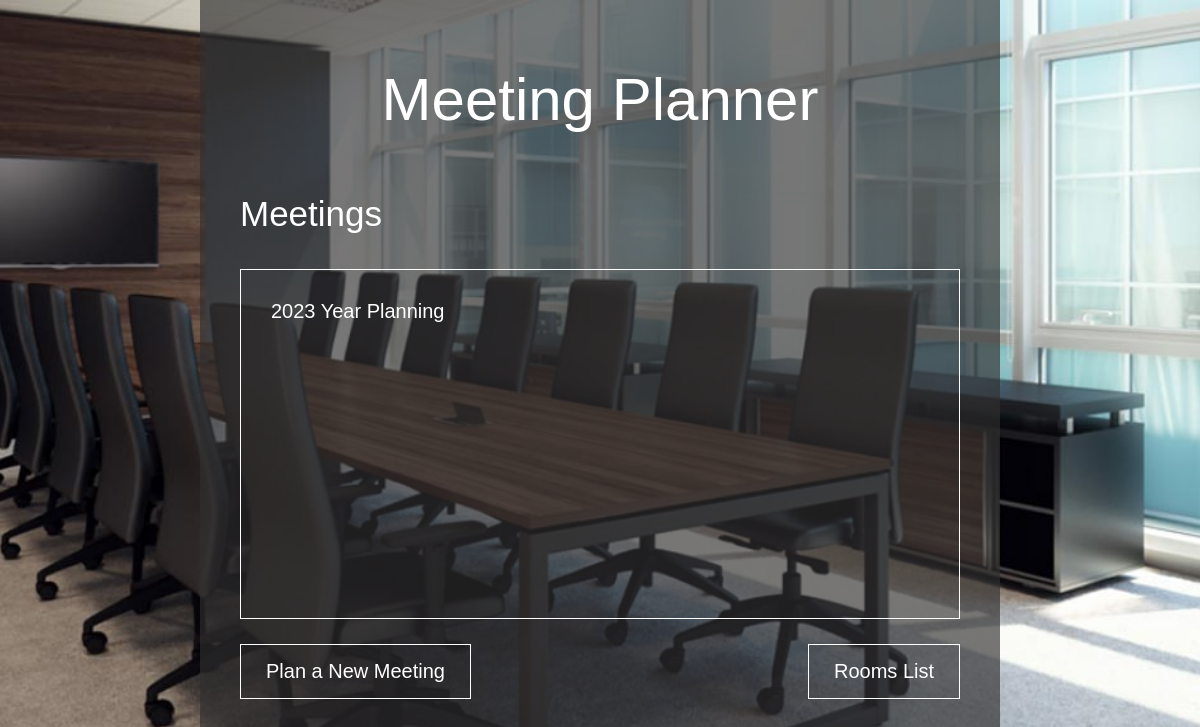
Before: / with the older database file.
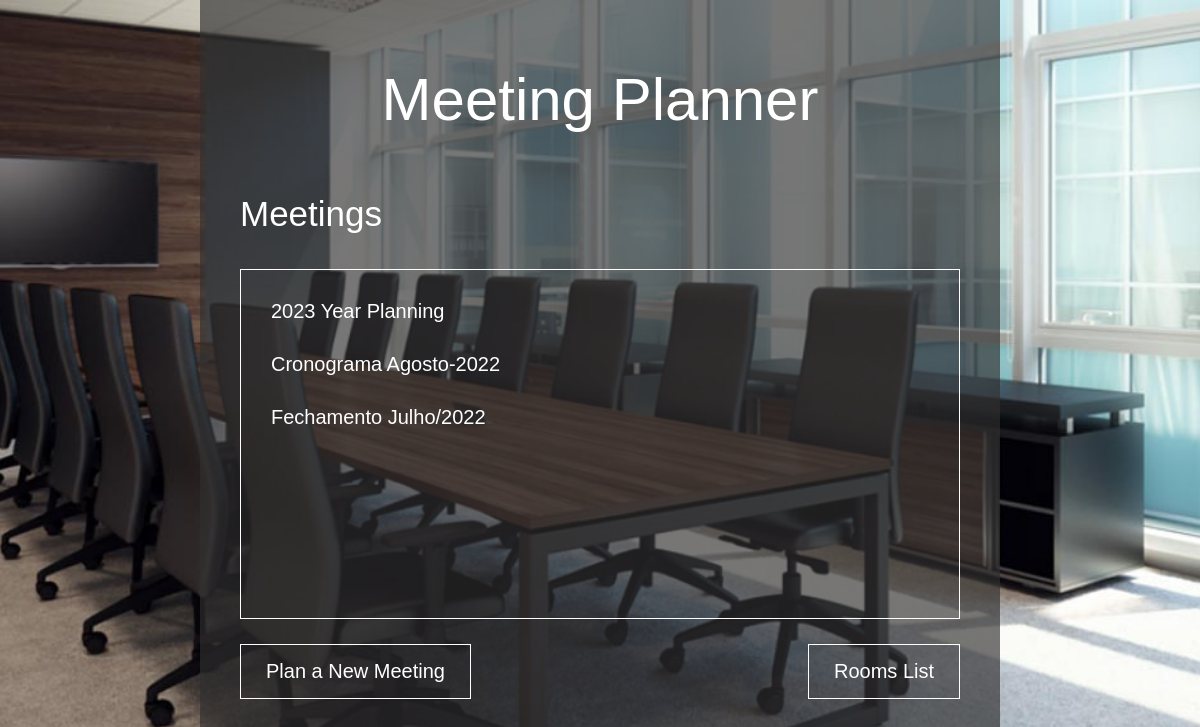
After: the same page with the newer database file.
### meetings/models.py (models this page shows, shortened)
class Meeting(models.Model):
    title = models.CharField(max_length=200)
    date = models.DateField()
    start_time = models.TimeField(default=time(9))
    duration = models.IntegerField(default=1)
    room = models.ForeignKey(Room, on_delete=models.CASCADE)

### website/views.py (the view)
# urls.py: path('', welcome, name="welcome"),
def welcome(request):
    return render(request, 'website/home.html', {"meetings": Meeting.objects.all()})

### website/templates/website/home.html (shortened to what this page needs)
<!DOCTYPE html>
<html lang="en">
  <head>
    <link rel="stylesheet" href="/static/website/home.css" />
  </head>
  <body>
    <div class="content">
      <h1>Meeting Planner</h1>
      <div class="welcome">
        <div class="meetings">
          <h2>Meetings</h2>
          <ul>
            {% for meeting in meetings %}
            <li>
              <a href="{% url 'detail' meeting.id %}">{{meeting.title}}</a>
            </li>
            {% endfor %}
          </ul>
        </div>
        <div class="links">
          <a href="{% url 'form' %}">Plan a New Meeting</a>
          <a href="{% url 'rooms_list' %}">Rooms List</a>
        </div>
      </div>
    </div>
  </body>
</html>

### website/static/website/home.css (style rules this page uses)
* { margin: 0; padding: 0; box-sizing: border-box; }
body { font-family: Arial, Helvetica, sans-serif; height: 100vh; background-image: url("home_bg.jpg"); background-size: cover; background-repeat: no-repeat; background-position: center; color: white; display: flex; flex-direction: column; align-items: center; }
h1 { font-size: 60px; font-weight: 100; margin: 25px; text-align: center; }
li { list-style: none; }
a { display: inline-block; text-decoration: none; color: white; font-size: 20px; padding: 15px 25px; }
.content { background-color: rgba(48, 47, 47, 0.65); padding: 40px; width: 800px; height: 100vh; }
.welcome { display: flex; flex-direction: column; }
.meetings { margin-bottom: 25px; }
.meetings ul { height: 350px; overflow: auto; border: 1px solid white; padding: 15px; }
.meetings ul li a { position: relative; padding: 15px; }
.meetings ul li a::after { content: ""; position: absolute; right: 0; bottom: 0; width: 100%; height: 1px; background-color: white; transform: scaleX(0); transition: transform 0.6s cubic-bezier(1, 0, 0, 1); }
h2 { margin: 35px 0; font-size: 35px; font-weight: 100; }
.links { display: flex; justify-content: space-between; }
.links a { border: 1px solid white; }

Changed rows visible on the page:
added Meeting: title "Cronograma Agosto-2022"
added Meeting: title "Fechamento Julho/2022"
